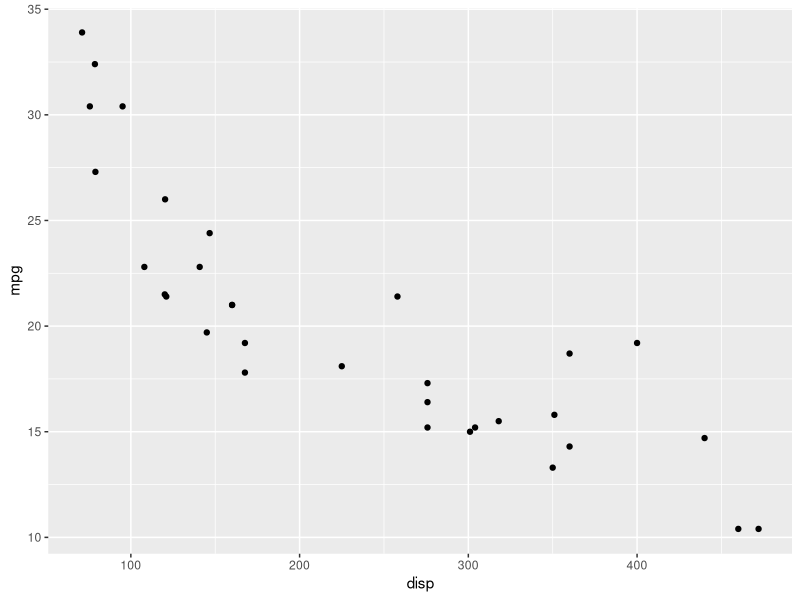
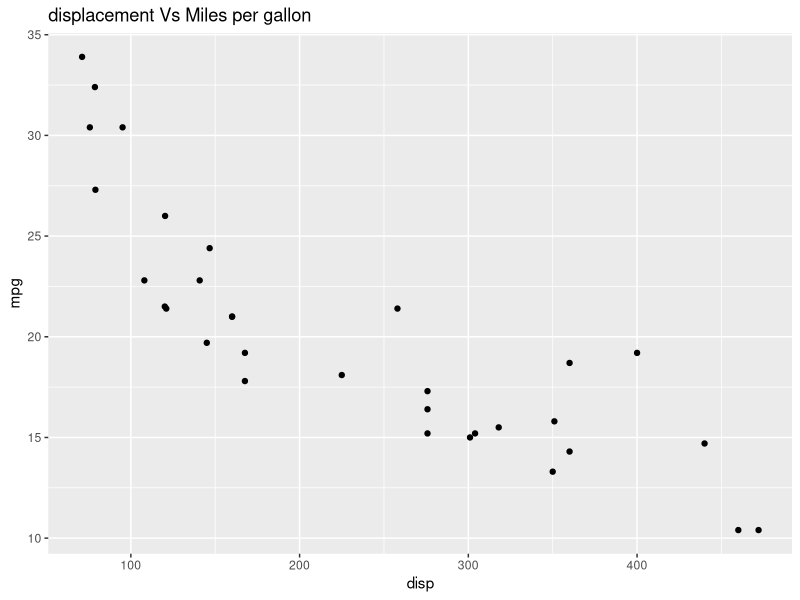
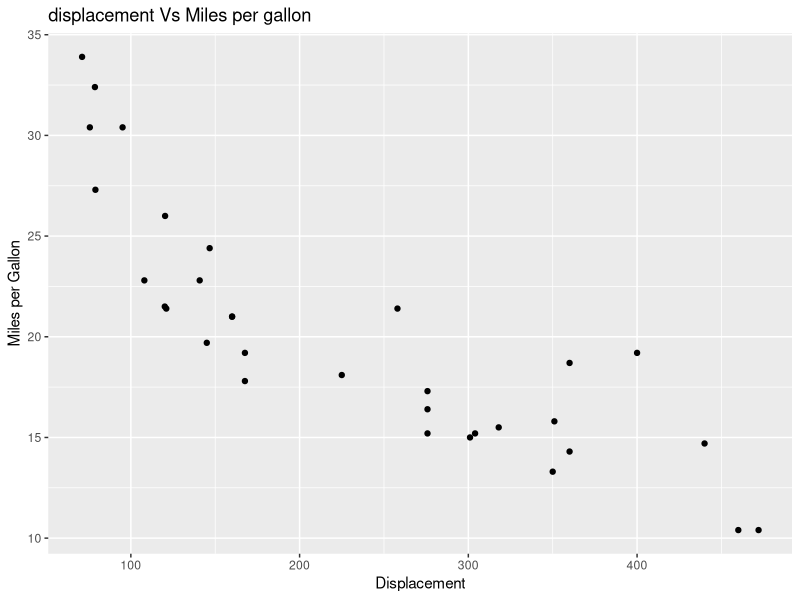
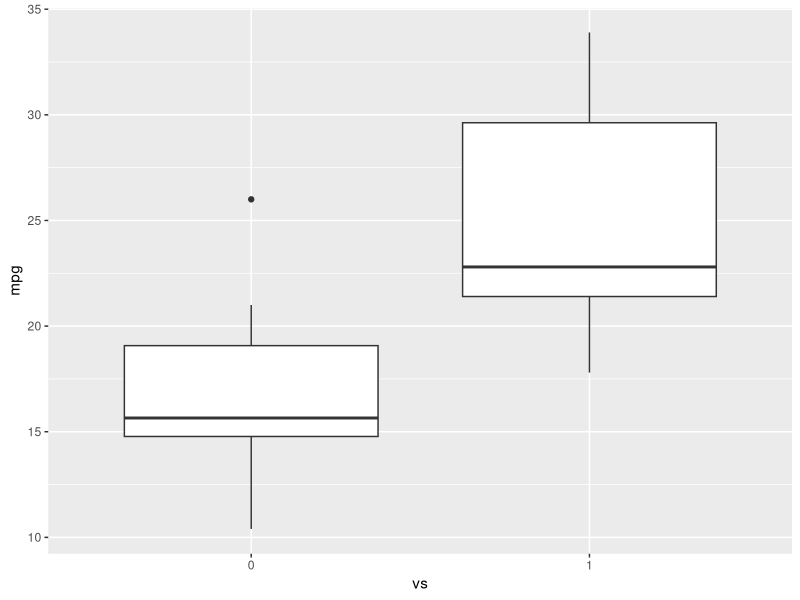
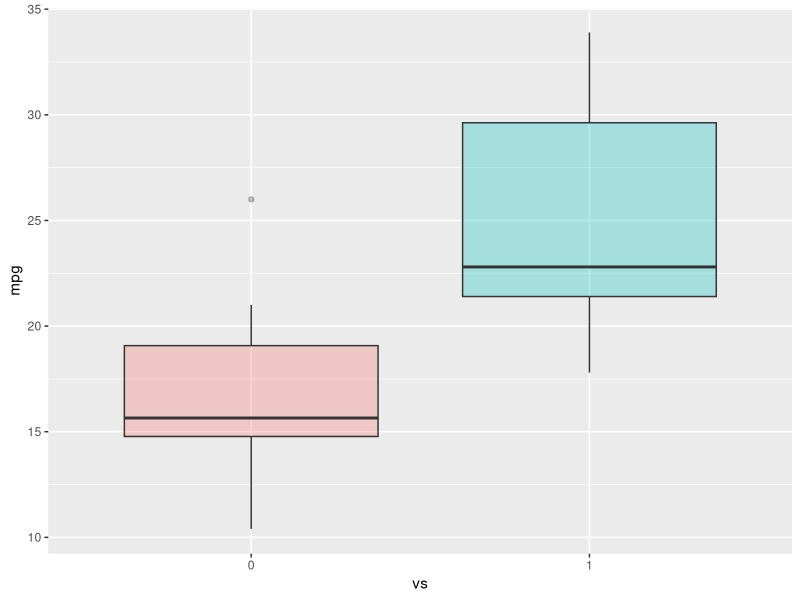
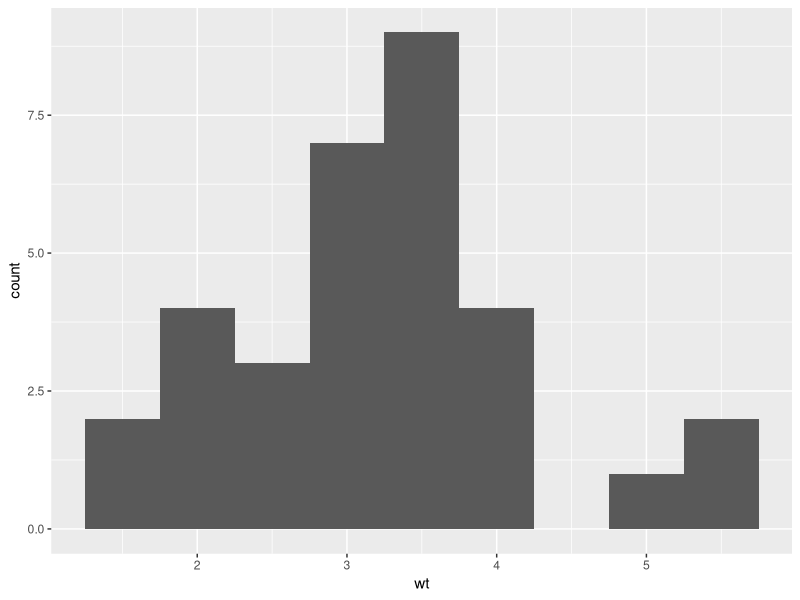

Generate these figures, in order, with R:
library(datasets)
# Load Data
data(mtcars)
# view the first 5 rows
head(mtcars,5)

?mtcars

#load ggplot package 
library(ggplot2)
# create a scatterplot of displacement (disp) and miles per gallon (mpg)
ggplot (aes (x=disp, y=mpg), data=mtcars)+geom_point()

# Add a title to the graph
ggplot (aes (x=disp, y=mpg), data=mtcars)+geom_point()+ggtitle("displacement Vs Miles per gallon")

#change x axis name
ggplot (aes (x=disp, y=mpg), data=mtcars)+geom_point()+ggtitle("displacement Vs Miles per gallon") + labs(x= "Displacement", y = "Miles per Gallon")

#make vs a factor
mtcars$vs <- as.factor(mtcars$vs)
# create a boxplot of the distribution for the v-shaped and straight Engine
ggplot (aes(x=vs, y=mpg), data = mtcars)+geom_boxplot()

#Add color to help differentiate 
ggplot (aes(x=vs, y=mpg, fill = vs), data = mtcars)+
  geom_boxplot(alpha=0.3) + 
  theme(legend.position = "none")

#create a histogram of weight
ggplot(aes(x=wt),data=mtcars) + geom_histogram(binwidth = 0.5)
